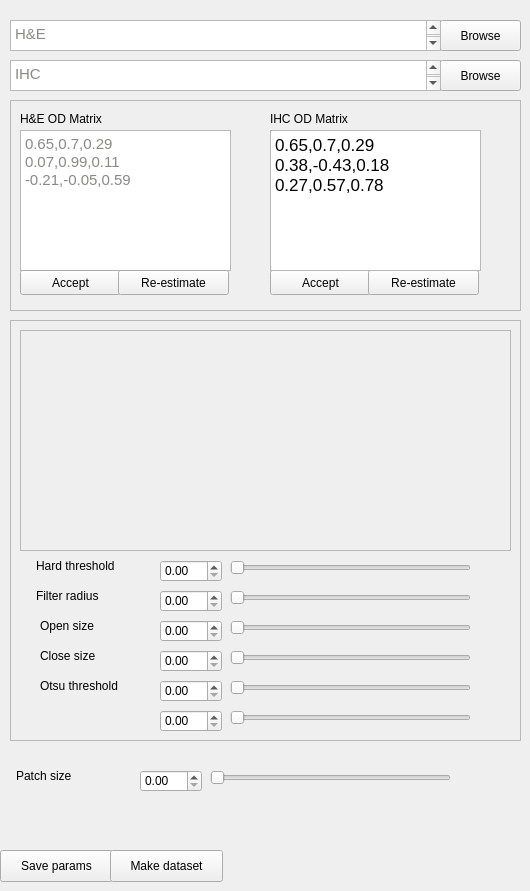
     <widget class="QWidget" name="tab_9">
      <attribute name="title">
       <string>Interactive</string>
      </attribute>
      <widget class="QPushButton" name="preproc_interactive_pushButton_browse">
       <property name="geometry">
        <rect>
         <x>440</x>
         <y>20</y>
         <width>81</width>
         <height>31</height>
        </rect>
       </property>
       <property name="text">
        <string>Browse</string>
       </property>
      </widget>
      <widget class="QTextEdit" name="textEdit">
       <property name="geometry">
        <rect>
         <x>10</x>
         <y>20</y>
         <width>431</width>
         <height>31</height>
        </rect>
       </property>
       <property name="html">
        <string>&lt;!DOCTYPE HTML PUBLIC &quot;-//W3C//DTD HTML 4.0//EN&quot; &quot;http://www.w3.org/TR/REC-html40/strict.dtd&quot;&gt;
&lt;html&gt;&lt;head&gt;&lt;meta name=&quot;qrichtext&quot; content=&quot;1&quot; /&gt;&lt;style type=&quot;text/css&quot;&gt;
p, li { white-space: pre-wrap; }
&lt;/style&gt;&lt;/head&gt;&lt;body style=&quot; font-family:'Ubuntu'; font-size:11pt; font-weight:400; font-style:normal;&quot;&gt;
&lt;p style=&quot; margin-top:0px; margin-bottom:0px; margin-left:0px; margin-right:0px; -qt-block-indent:0; text-indent:0px;&quot;&gt;&lt;span style=&quot; color:#888a85;&quot;&gt;H&amp;amp;E&lt;/span&gt;&lt;/p&gt;
&lt;p style=&quot;-qt-paragraph-type:empty; margin-top:0px; margin-bottom:0px; margin-left:0px; margin-right:0px; -qt-block-indent:0; text-indent:0px; color:#888a85;&quot;&gt;&lt;br /&gt;&lt;/p&gt;&lt;/body&gt;&lt;/html&gt;</string>
       </property>
      </widget>
      <widget class="QPushButton" name="preproc_interactive_pushButton_browse_IHC">
       <property name="geometry">
        <rect>
         <x>440</x>
         <y>60</y>
         <width>81</width>
         <height>31</height>
        </rect>
       </property>
       <property name="text">
        <string>Browse</string>
       </property>
      </widget>
      <widget class="QTextEdit" name="textEdit_2">
       <property name="geometry">
        <rect>
         <x>10</x>
         <y>60</y>
         <width>431</width>
         <height>31</height>
        </rect>
       </property>
       <property name="html">
        <string>&lt;!DOCTYPE HTML PUBLIC &quot;-//W3C//DTD HTML 4.0//EN&quot; &quot;http://www.w3.org/TR/REC-html40/strict.dtd&quot;&gt;
&lt;html&gt;&lt;head&gt;&lt;meta name=&quot;qrichtext&quot; content=&quot;1&quot; /&gt;&lt;style type=&quot;text/css&quot;&gt;
p, li { white-space: pre-wrap; }
&lt;/style&gt;&lt;/head&gt;&lt;body style=&quot; font-family:'Ubuntu'; font-size:11pt; font-weight:400; font-style:normal;&quot;&gt;
&lt;p style=&quot; margin-top:0px; margin-bottom:0px; margin-left:0px; margin-right:0px; -qt-block-indent:0; text-indent:0px;&quot;&gt;&lt;span style=&quot; color:#888a85;&quot;&gt;IHC&lt;/span&gt;&lt;/p&gt;
&lt;p style=&quot;-qt-paragraph-type:empty; margin-top:0px; margin-bottom:0px; margin-left:0px; margin-right:0px; -qt-block-indent:0; text-indent:0px; color:#888a85;&quot;&gt;&lt;br /&gt;&lt;/p&gt;&lt;/body&gt;&lt;/html&gt;</string>
       </property>
      </widget>
      <widget class="QFrame" name="frame">
       <property name="geometry">
        <rect>
         <x>10</x>
         <y>320</y>
         <width>511</width>
         <height>421</height>
        </rect>
       </property>
       <property name="frameShape">
        <enum>QFrame::StyledPanel</enum>
       </property>
       <property name="frameShadow">
        <enum>QFrame::Raised</enum>
       </property>
       <widget class="QLabel" name="label_3">
        <property name="geometry">
         <rect>
          <x>30</x>
          <y>320</y>
          <width>91</width>
          <height>31</height>
         </rect>
        </property>
        <property name="text">
         <string>Close size</string>
        </property>
       </widget>
       <widget class="QLabel" name="label">
        <property name="geometry">
         <rect>
          <x>26</x>
          <y>260</y>
          <width>91</width>
          <height>31</height>
         </rect>
        </property>
        <property name="text">
         <string>Filter radius</string>
        </property>
       </widget>
       <widget class="QDoubleSpinBox" name="doubleSpinBox_6">
        <property name="geometry">
         <rect>
          <x>150</x>
          <y>240</y>
          <width>62</width>
          <height>22</height>
         </rect>
        </property>
       </widget>
       <widget class="QLabel" name="label_13">
        <property name="geometry">
         <rect>
          <x>26</x>
          <y>230</y>
          <width>91</width>
          <height>31</height>
         </rect>
        </property>
        <property name="text">
         <string>Hard threshold</string>
        </property>
       </widget>
       <widget class="QSlider" name="horizontalSlider_3">
        <property name="geometry">
         <rect>
          <x>220</x>
          <y>330</y>
          <width>241</width>
          <height>16</height>
         </rect>
        </property>
        <property name="orientation">
         <enum>Qt::Horizontal</enum>
        </property>
       </widget>
       <widget class="QSlider" name="horizontalSlider_5">
        <property name="geometry">
         <rect>
          <x>220</x>
          <y>390</y>
          <width>241</width>
          <height>16</height>
         </rect>
        </property>
        <property name="orientation">
         <enum>Qt::Horizontal</enum>
        </property>
       </widget>
       <widget class="QDoubleSpinBox" name="doubleSpinBox_4">
        <property name="geometry">
         <rect>
          <x>150</x>
          <y>360</y>
          <width>62</width>
          <height>22</height>
         </rect>
        </property>
       </widget>
       <widget class="QLabel" name="label_4">
        <property name="geometry">
         <rect>
          <x>30</x>
          <y>350</y>
          <width>111</width>
          <height>31</height>
         </rect>
        </property>
        <property name="text">
         <string>Otsu threshold</string>
        </property>
       </widget>
       <widget class="QDoubleSpinBox" name="doubleSpinBox">
        <property name="geometry">
         <rect>
          <x>150</x>
          <y>270</y>
          <width>62</width>
          <height>22</height>
         </rect>
        </property>
       </widget>
       <widget class="QSlider" name="horizontalSlider_6">
        <property name="geometry">
         <rect>
          <x>220</x>
          <y>240</y>
          <width>241</width>
          <height>16</height>
         </rect>
        </property>
        <property name="orientation">
         <enum>Qt::Horizontal</enum>
        </property>
       </widget>
       <widget class="QDoubleSpinBox" name="doubleSpinBox_5">
        <property name="geometry">
         <rect>
          <x>150</x>
          <y>390</y>
          <width>62</width>
          <height>22</height>
         </rect>
        </property>
       </widget>
       <widget class="QSlider" name="horizontalSlider">
        <property name="geometry">
         <rect>
          <x>220</x>
          <y>270</y>
          <width>241</width>
          <height>16</height>
         </rect>
        </property>
        <property name="orientation">
         <enum>Qt::Horizontal</enum>
        </property>
       </widget>
       <widget class="QLabel" name="label_2">
        <property name="geometry">
         <rect>
          <x>30</x>
          <y>290</y>
          <width>91</width>
          <height>31</height>
         </rect>
        </property>
        <property name="text">
         <string>Open size</string>
        </property>
       </widget>
       <widget class="QDoubleSpinBox" name="doubleSpinBox_2">
        <property name="geometry">
         <rect>
          <x>150</x>
          <y>300</y>
          <width>62</width>
          <height>22</height>
         </rect>
        </property>
       </widget>
       <widget class="QSlider" name="horizontalSlider_2">
        <property name="geometry">
         <rect>
          <x>220</x>
          <y>300</y>
          <width>241</width>
          <height>16</height>
         </rect>
        </property>
        <property name="orientation">
         <enum>Qt::Horizontal</enum>
        </property>
       </widget>
       <widget class="QDoubleSpinBox" name="doubleSpinBox_3">
        <property name="geometry">
         <rect>
          <x>150</x>
          <y>330</y>
          <width>62</width>
          <height>22</height>
         </rect>
        </property>
       </widget>
       <widget class="QSlider" name="horizontalSlider_4">
        <property name="geometry">
         <rect>
          <x>220</x>
          <y>360</y>
          <width>241</width>
          <height>16</height>
         </rect>
        </property>
        <property name="orientation">
         <enum>Qt::Horizontal</enum>
        </property>
       </widget>
       <widget class="QScrollArea" name="scrollArea_pi_plot">
        <property name="geometry">
         <rect>
          <x>10</x>
          <y>10</y>
          <width>491</width>
          <height>221</height>
         </rect>
        </property>
        <property name="widgetResizable">
         <bool>true</bool>
        </property>
        <widget class="QWidget" name="scrollAreaWidgetContents_4">
         <property name="geometry">
          <rect>
           <x>0</x>
           <y>0</y>
           <width>489</width>
           <height>219</height>
          </rect>
         </property>
        </widget>
       </widget>
      </widget>
      <widget class="QFrame" name="frame_2">
       <property name="geometry">
        <rect>
         <x>10</x>
         <y>100</y>
         <width>511</width>
         <height>211</height>
        </rect>
       </property>
       <property name="frameShape">
        <enum>QFrame::StyledPanel</enum>
       </property>
       <property name="frameShadow">
        <enum>QFrame::Raised</enum>
       </property>
       <widget class="QTextEdit" name="textEdit_pil">
        <property name="geometry">
         <rect>
          <x>10</x>
          <y>30</y>
          <width>211</width>
          <height>141</height>
         </rect>
        </property>
        <property name="html">
         <string>&lt;!DOCTYPE HTML PUBLIC &quot;-//W3C//DTD HTML 4.0//EN&quot; &quot;http://www.w3.org/TR/REC-html40/strict.dtd&quot;&gt;
&lt;html&gt;&lt;head&gt;&lt;meta name=&quot;qrichtext&quot; content=&quot;1&quot; /&gt;&lt;style type=&quot;text/css&quot;&gt;
p, li { white-space: pre-wrap; }
&lt;/style&gt;&lt;/head&gt;&lt;body style=&quot; font-family:'Ubuntu'; font-size:11pt; font-weight:400; font-style:normal;&quot;&gt;
&lt;p style=&quot; margin-top:0px; margin-bottom:0px; margin-left:0px; margin-right:0px; -qt-block-indent:0; text-indent:0px;&quot;&gt;&lt;span style=&quot; color:#888a85;&quot;&gt;0.65,0.7,0.29 &lt;/span&gt;&lt;/p&gt;
&lt;p style=&quot; margin-top:0px; margin-bottom:0px; margin-left:0px; margin-right:0px; -qt-block-indent:0; text-indent:0px;&quot;&gt;&lt;span style=&quot; color:#888a85;&quot;&gt;0.07,0.99,0.11&lt;/span&gt;&lt;/p&gt;
&lt;p style=&quot; margin-top:0px; margin-bottom:0px; margin-left:0px; margin-right:0px; -qt-block-indent:0; text-indent:0px;&quot;&gt;&lt;span style=&quot; color:#888a85;&quot;&gt;-0.21,-0.05,0.59&lt;/span&gt;&lt;/p&gt;&lt;/body&gt;&lt;/html&gt;</string>
        </property>
       </widget>
       <widget class="QPushButton" name="pushButton_2">
        <property name="geometry">
         <rect>
          <x>10</x>
          <y>170</y>
          <width>101</width>
          <height>25</height>
         </rect>
        </property>
        <property name="text">
         <string>Accept</string>
        </property>
       </widget>
       <widget class="QPushButton" name="pushButton_3">
        <property name="geometry">
         <rect>
          <x>108</x>
          <y>170</y>
          <width>111</width>
          <height>25</height>
         </rect>
        </property>
        <property name="text">
         <string>Re-estimate</string>
        </property>
       </widget>
       <widget class="QPushButton" name="pushButton_6">
        <property name="geometry">
         <rect>
          <x>260</x>
          <y>170</y>
          <width>101</width>
          <height>25</height>
         </rect>
        </property>
        <property name="text">
         <string>Accept</string>
        </property>
       </widget>
       <widget class="QPushButton" name="pushButton_7">
        <property name="geometry">
         <rect>
          <x>358</x>
          <y>170</y>
          <width>111</width>
          <height>25</height>
         </rect>
        </property>
        <property name="text">
         <string>Re-estimate</string>
        </property>
       </widget>
       <widget class="QTextEdit" name="textEdit_pir">
        <property name="geometry">
         <rect>
          <x>260</x>
          <y>30</y>
          <width>211</width>
          <height>141</height>
         </rect>
        </property>
        <property name="html">
         <string>&lt;!DOCTYPE HTML PUBLIC &quot;-//W3C//DTD HTML 4.0//EN&quot; &quot;http://www.w3.org/TR/REC-html40/strict.dtd&quot;&gt;
&lt;html&gt;&lt;head&gt;&lt;meta name=&quot;qrichtext&quot; content=&quot;1&quot; /&gt;&lt;style type=&quot;text/css&quot;&gt;
p, li { white-space: pre-wrap; }
&lt;/style&gt;&lt;/head&gt;&lt;body style=&quot; font-family:'Ubuntu'; font-size:11pt; font-weight:400; font-style:normal;&quot;&gt;
&lt;p style=&quot; margin-top:0px; margin-bottom:0px; margin-left:0px; margin-right:0px; -qt-block-indent:0; text-indent:0px;&quot;&gt;&lt;span style=&quot; font-family:'.AppleSystemUIFont'; font-size:13pt;&quot;&gt;0.65,0.7,0.29&lt;/span&gt;&lt;/p&gt;
&lt;p style=&quot; margin-top:0px; margin-bottom:0px; margin-left:0px; margin-right:0px; -qt-block-indent:0; text-indent:0px;&quot;&gt;&lt;span style=&quot; font-family:'.AppleSystemUIFont'; font-size:13pt;&quot;&gt;0.38,-0.43,0.18&lt;/span&gt;&lt;/p&gt;
&lt;p style=&quot; margin-top:0px; margin-bottom:0px; margin-left:0px; margin-right:0px; -qt-block-indent:0; text-indent:0px;&quot;&gt;&lt;span style=&quot; font-family:'.AppleSystemUIFont'; font-size:13pt;&quot;&gt;0.27,0.57,0.78&lt;/span&gt;&lt;/p&gt;&lt;/body&gt;&lt;/html&gt;</string>
        </property>
       </widget>
       <widget class="QLabel" name="label_5">
        <property name="geometry">
         <rect>
          <x>10</x>
          <y>10</y>
          <width>131</width>
          <height>17</height>
         </rect>
        </property>
        <property name="text">
         <string>H&amp;E OD Matrix</string>
        </property>
       </widget>
       <widget class="QLabel" name="label_6">
        <property name="geometry">
         <rect>
          <x>260</x>
          <y>10</y>
          <width>131</width>
          <height>17</height>
         </rect>
        </property>
        <property name="text">
         <string>IHC OD Matrix</string>
        </property>
       </widget>
      </widget>
      <widget class="QPushButton" name="pushButton_4">
       <property name="geometry">
        <rect>
         <x>0</x>
         <y>850</y>
         <width>113</width>
         <height>32</height>
        </rect>
       </property>
       <property name="text">
        <string>Save params</string>
       </property>
      </widget>
      <widget class="QPushButton" name="pushButton_5">
       <property name="geometry">
        <rect>
         <x>110</x>
         <y>850</y>
         <width>113</width>
         <height>32</height>
        </rect>
       </property>
       <property name="text">
        <string>Make dataset</string>
       </property>
      </widget>
      <widget class="QDoubleSpinBox" name="doubleSpinBox_13">
       <property name="geometry">
        <rect>
         <x>140</x>
         <y>770</y>
         <width>62</width>
         <height>22</height>
        </rect>
       </property>
      </widget>
      <widget class="QLabel" name="label_15">
       <property name="geometry">
        <rect>
         <x>16</x>
         <y>760</y>
         <width>91</width>
         <height>31</height>
        </rect>
       </property>
       <property name="text">
        <string>Patch size</string>
       </property>
      </widget>
      <widget class="QSlider" name="horizontalSlider_13">
       <property name="geometry">
        <rect>
         <x>210</x>
         <y>770</y>
         <width>241</width>
         <height>16</height>
        </rect>
       </property>
       <property name="orientation">
        <enum>Qt::Horizontal</enum>
       </property>
      </widget>
     </widget>
